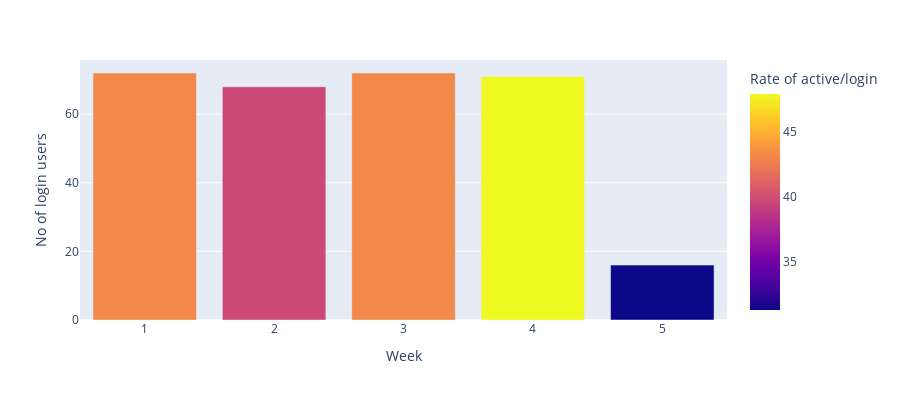

The notebook cell this image was saved under:
### Code cell
import plotly.express as px
fig = px.bar(week_summary, x="Week", y='No of login users', color="Rate of active/login", height=400)
fig.show()

### Figure 1 — Plotly figure (JSON) as saved in the notebook; plotly's stock layout.template omitted (floating-point values rounded to 4 significant figures)
{"data": [{"alignmentgroup": "True", "hovertemplate": "Week=%{x}<br>No of login users=%{y}<br>Rate of active/login=%{marker.color}<extra></extra>", "legendgroup": "", "marker": {"color": [43.06, 39.71, 43.06, 47.89, 31.25], "coloraxis": "coloraxis"}, "name": "", "offsetgroup": "", "orientation": "v", "showlegend": false, "textposition": "auto", "type": "bar", "x": [1, 2, 3, 4, 5], "xaxis": "x", "y": [72, 68, 72, 71, 16], "yaxis": "y"}], "layout": {"barmode": "relative", "coloraxis": {"colorbar": {"title": {"text": "Rate of active/login"}}, "colorscale": [[0, "#0d0887"], [0.1111, "#46039f"], [0.2222, "#7201a8"], [0.3333, "#9c179e"], [0.4444, "#bd3786"], [0.5556, "#d8576b"], [0.6667, "#ed7953"], [0.7778, "#fb9f3a"], [0.8889, "#fdca26"], [1, "#f0f921"]]}, "height": 400, "legend": {"tracegroupgap": 0}, "margin": {"t": 60}, "xaxis": {"anchor": "y", "domain": [0, 1], "title": {"text": "Week"}}, "yaxis": {"anchor": "x", "domain": [0, 1], "title": {"text": "No of login users"}}}}
